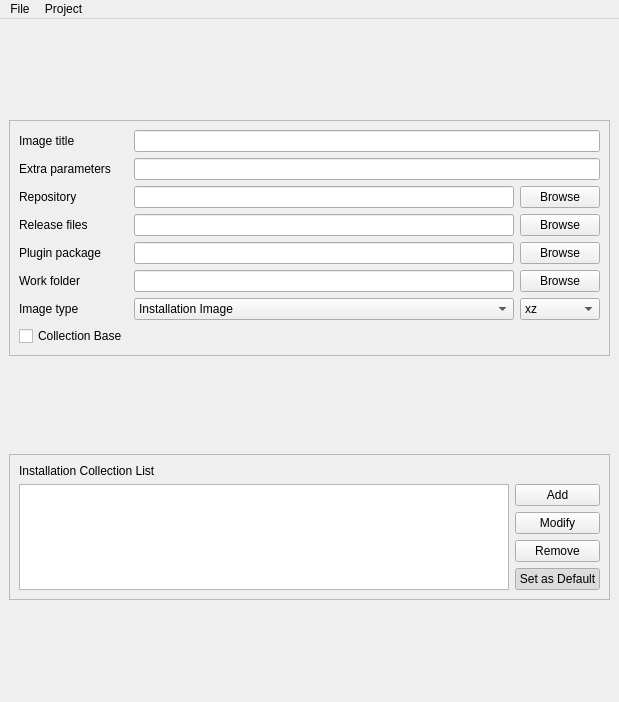
<?xml version="1.0" encoding="UTF-8"?>
<ui version="4.0">
 <class>MainWindow</class>
 <widget class="QMainWindow" name="MainWindow">
  <property name="geometry">
   <rect>
    <x>0</x>
    <y>0</y>
    <width>619</width>
    <height>702</height>
   </rect>
  </property>
  <property name="windowTitle">
   <string>Pardusman</string>
  </property>
  <property name="windowIcon">
   <iconset resource="raw.qrc">
    <normaloff>:/raw/pics/pardusman.png</normaloff>:/raw/pics/pardusman.png</iconset>
  </property>
  <widget class="QWidget" name="centralwidget">
   <layout class="QGridLayout" name="gridLayout_5">
    <item row="0" column="0">
     <widget class="QFrame" name="frame">
      <property name="sizePolicy">
       <sizepolicy hsizetype="Preferred" vsizetype="Fixed">
        <horstretch>0</horstretch>
        <verstretch>0</verstretch>
       </sizepolicy>
      </property>
      <property name="frameShape">
       <enum>QFrame::StyledPanel</enum>
      </property>
      <property name="frameShadow">
       <enum>QFrame::Raised</enum>
      </property>
      <layout class="QGridLayout" name="gridLayout_2">
       <item row="0" column="0">
        <layout class="QGridLayout" name="gridLayout">
         <item row="0" column="0">
          <widget class="QLabel" name="label">
           <property name="text">
            <string>Image title</string>
           </property>
          </widget>
         </item>
         <item row="0" column="2" colspan="2">
          <widget class="QLineEdit" name="lineTitle">
           <property name="toolTip">
            <string>The title of the Pardus image</string>
           </property>
          </widget>
         </item>
         <item row="1" column="0">
          <widget class="QLabel" name="label_5">
           <property name="text">
            <string>Extra parameters</string>
           </property>
          </widget>
         </item>
         <item row="1" column="2" colspan="2">
          <widget class="QLineEdit" name="lineParameters">
           <property name="toolTip">
            <string>Extra parameters to pass to the kernel command line during boot.</string>
           </property>
          </widget>
         </item>
         <item row="2" column="0">
          <widget class="QLabel" name="label_3">
           <property name="text">
            <string>Repository</string>
           </property>
          </widget>
         </item>
         <item row="2" column="2">
          <widget class="QLineEdit" name="lineRepository">
           <property name="toolTip">
            <string>Local or remote URL of the repository index from which the image will be created</string>
           </property>
          </widget>
         </item>
         <item row="2" column="3">
          <widget class="QPushButton" name="pushBrowseRepository">
           <property name="text">
            <string>Browse</string>
           </property>
          </widget>
         </item>
         <item row="3" column="0">
          <widget class="QLabel" name="label_4">
           <property name="text">
            <string>Release files</string>
           </property>
          </widget>
         </item>
         <item row="3" column="2">
          <widget class="QLineEdit" name="lineReleaseFiles">
           <property name="toolTip">
            <string>Path to the local directory which contains metadata about the image like the release notes, etc.</string>
           </property>
          </widget>
         </item>
         <item row="3" column="3">
          <widget class="QPushButton" name="pushBrowseReleaseFiles">
           <property name="text">
            <string>Browse</string>
           </property>
          </widget>
         </item>
         <item row="4" column="0">
          <widget class="QLabel" name="label_6">
           <property name="text">
            <string>Plugin package</string>
           </property>
          </widget>
         </item>
         <item row="4" column="2">
          <widget class="QLineEdit" name="linePluginPackage"/>
         </item>
         <item row="4" column="3">
          <widget class="QPushButton" name="pushBrowsePluginPackage">
           <property name="text">
            <string>Browse</string>
           </property>
          </widget>
         </item>
         <item row="5" column="0">
          <widget class="QLabel" name="label_2">
           <property name="text">
            <string>Work folder</string>
           </property>
          </widget>
         </item>
         <item row="5" column="2">
          <widget class="QLineEdit" name="lineWorkFolder">
           <property name="toolTip">
            <string>Path to the directory where Pardusman will work and create the related files and directories</string>
           </property>
          </widget>
         </item>
         <item row="5" column="3">
          <widget class="QPushButton" name="pushBrowseWorkFolder">
           <property name="text">
            <string>Browse</string>
           </property>
          </widget>
         </item>
         <item row="6" column="0">
          <widget class="QLabel" name="label_7">
           <property name="text">
            <string>Image type</string>
           </property>
          </widget>
         </item>
         <item row="6" column="2">
          <widget class="QComboBox" name="comboType">
           <item>
            <property name="text">
             <string>Installation Image</string>
            </property>
           </item>
           <item>
            <property name="text">
             <string>Live Image</string>
            </property>
           </item>
          </widget>
         </item>
         <item row="6" column="3">
          <widget class="QComboBox" name="comboCompression">
           <item>
            <property name="text">
             <string>xz</string>
            </property>
           </item>
           <item>
            <property name="text">
             <string>gzip</string>
            </property>
           </item>
           <item>
            <property name="text">
             <string>lzma</string>
            </property>
           </item>
           <item>
            <property name="text">
             <string>lzo</string>
            </property>
           </item>
          </widget>
         </item>
         <item row="7" column="0">
          <widget class="QCheckBox" name="checkCollection">
           <property name="text">
            <string>Collection Base</string>
           </property>
          </widget>
         </item>
        </layout>
       </item>
      </layout>
     </widget>
    </item>
    <item row="1" column="0">
     <widget class="QFrame" name="collectionFrame">
      <property name="sizePolicy">
       <sizepolicy hsizetype="Preferred" vsizetype="Fixed">
        <horstretch>0</horstretch>
        <verstretch>0</verstretch>
       </sizepolicy>
      </property>
      <property name="frameShape">
       <enum>QFrame::StyledPanel</enum>
      </property>
      <property name="frameShadow">
       <enum>QFrame::Raised</enum>
      </property>
      <layout class="QGridLayout" name="gridLayout_4">
       <item row="0" column="0">
        <layout class="QGridLayout" name="gridLayout_3">
         <item row="1" column="0" rowspan="4">
          <widget class="QListWidget" name="listPackageCollection"/>
         </item>
         <item row="2" column="1">
          <widget class="QPushButton" name="pushModifyCollection">
           <property name="text">
            <string>Modify</string>
           </property>
          </widget>
         </item>
         <item row="0" column="0">
          <widget class="QLabel" name="label_9">
           <property name="text">
            <string>Installation Collection List</string>
           </property>
          </widget>
         </item>
         <item row="4" column="1">
          <widget class="QPushButton" name="pushSetDefaultCollection">
           <property name="enabled">
            <bool>true</bool>
           </property>
           <property name="text">
            <string>Set as Default</string>
           </property>
           <property name="checkable">
            <bool>true</bool>
           </property>
           <property name="checked">
            <bool>true</bool>
           </property>
          </widget>
         </item>
         <item row="1" column="1">
          <widget class="QPushButton" name="pushAddCollection">
           <property name="text">
            <string>Add</string>
           </property>
          </widget>
         </item>
         <item row="3" column="1">
          <widget class="QPushButton" name="pushRemoveCollection">
           <property name="text">
            <string>Remove</string>
           </property>
          </widget>
         </item>
        </layout>
       </item>
      </layout>
      <zorder></zorder>
     </widget>
    </item>
    <item row="2" column="0">
     <layout class="QVBoxLayout" name="terminalLayout"/>
    </item>
   </layout>
  </widget>
  <widget class="QMenuBar" name="menubar">
   <property name="geometry">
    <rect>
     <x>0</x>
     <y>0</y>
     <width>619</width>
     <height>30</height>
    </rect>
   </property>
   <widget class="QMenu" name="menuFile">
    <property name="title">
     <string>File</string>
    </property>
    <addaction name="actionNew"/>
    <addaction name="actionOpen"/>
    <addaction name="separator"/>
    <addaction name="actionSave"/>
    <addaction name="actionSaveAs"/>
    <addaction name="separator"/>
    <addaction name="actionExit"/>
   </widget>
   <widget class="QMenu" name="menuProject">
    <property name="title">
     <string>Project</string>
    </property>
    <widget class="QMenu" name="menuCommands">
     <property name="title">
      <string>Commands</string>
     </property>
     <addaction name="actionMake_Repo"/>
     <addaction name="actionCheck_Repo"/>
     <addaction name="separator"/>
     <addaction name="actionMake_Live"/>
     <addaction name="actionPack_Live"/>
     <addaction name="separator"/>
     <addaction name="actionMake_Iso"/>
    </widget>
    <addaction name="actionUpdateRepo"/>
    <addaction name="separator"/>
    <addaction name="actionPackages"/>
    <addaction name="actionInstallationImagePackages"/>
    <addaction name="actionLanguages"/>
    <addaction name="separator"/>
    <addaction name="actionMakeImage"/>
    <addaction name="menuCommands"/>
   </widget>
   <addaction name="menuFile"/>
   <addaction name="menuProject"/>
  </widget>
  <action name="actionNew">
   <property name="icon">
    <iconset resource="raw.qrc">
     <normaloff>:/raw/pics/document-new.png</normaloff>:/raw/pics/document-new.png</iconset>
   </property>
   <property name="text">
    <string>New</string>
   </property>
  </action>
  <action name="actionOpen">
   <property name="icon">
    <iconset resource="raw.qrc">
     <normaloff>:/raw/pics/document-open.png</normaloff>:/raw/pics/document-open.png</iconset>
   </property>
   <property name="text">
    <string>Open...</string>
   </property>
  </action>
  <action name="actionSave">
   <property name="icon">
    <iconset resource="raw.qrc">
     <normaloff>:/raw/pics/document-save.png</normaloff>:/raw/pics/document-save.png</iconset>
   </property>
   <property name="text">
    <string>Save</string>
   </property>
  </action>
  <action name="actionSaveAs">
   <property name="icon">
    <iconset resource="raw.qrc">
     <normaloff>:/raw/pics/document-save-as.png</normaloff>:/raw/pics/document-save-as.png</iconset>
   </property>
   <property name="text">
    <string>Save As...</string>
   </property>
  </action>
  <action name="actionExit">
   <property name="icon">
    <iconset resource="raw.qrc">
     <normaloff>:/raw/pics/application-exit.png</normaloff>:/raw/pics/application-exit.png</iconset>
   </property>
   <property name="text">
    <string>Exit</string>
   </property>
  </action>
  <action name="actionUpdateRepo">
   <property name="icon">
    <iconset resource="raw.qrc">
     <normaloff>:/raw/pics/view-refresh.png</normaloff>:/raw/pics/view-refresh.png</iconset>
   </property>
   <property name="text">
    <string>Update Repo</string>
   </property>
   <property name="shortcut">
    <string>F5</string>
   </property>
  </action>
  <action name="actionPackages">
   <property name="icon">
    <iconset resource="raw.qrc">
     <normaloff>:/raw/pics/applications-other.png</normaloff>:/raw/pics/applications-other.png</iconset>
   </property>
   <property name="text">
    <string>Packages...</string>
   </property>
  </action>
  <action name="actionInstallationImagePackages">
   <property name="icon">
    <iconset resource="raw.qrc">
     <normaloff>:/raw/pics/applications-other.png</normaloff>:/raw/pics/applications-other.png</iconset>
   </property>
   <property name="text">
    <string>Installation Image Packages...</string>
   </property>
  </action>
  <action name="actionLanguages">
   <property name="icon">
    <iconset resource="raw.qrc">
     <normaloff>:/raw/pics/applications-education-language.png</normaloff>:/raw/pics/applications-education-language.png</iconset>
   </property>
   <property name="text">
    <string>Languages...</string>
   </property>
  </action>
  <action name="actionMakeImage">
   <property name="icon">
    <iconset resource="raw.qrc">
     <normaloff>:/raw/pics/media-optical.png</normaloff>:/raw/pics/media-optical.png</iconset>
   </property>
   <property name="text">
    <string>Make Image</string>
   </property>
  </action>
  <action name="actionMake_Repo">
   <property name="text">
    <string>Make Repo</string>
   </property>
  </action>
  <action name="actionCheck_Repo">
   <property name="text">
    <string>Check Repo</string>
   </property>
  </action>
  <action name="actionMake_Live">
   <property name="text">
    <string>Make Live</string>
   </property>
  </action>
  <action name="actionPack_Live">
   <property name="text">
    <string>Pack Live</string>
   </property>
  </action>
  <action name="actionMake_Iso">
   <property name="text">
    <string>Make Iso</string>
   </property>
  </action>
 </widget>
 <tabstops>
  <tabstop>lineTitle</tabstop>
  <tabstop>lineParameters</tabstop>
  <tabstop>lineRepository</tabstop>
  <tabstop>lineReleaseFiles</tabstop>
  <tabstop>linePluginPackage</tabstop>
  <tabstop>lineWorkFolder</tabstop>
  <tabstop>comboType</tabstop>
  <tabstop>pushBrowseRepository</tabstop>
  <tabstop>pushBrowseReleaseFiles</tabstop>
  <tabstop>pushBrowsePluginPackage</tabstop>
  <tabstop>pushBrowseWorkFolder</tabstop>
  <tabstop>comboCompression</tabstop>
  <tabstop>listPackageCollection</tabstop>
  <tabstop>pushAddCollection</tabstop>
  <tabstop>pushModifyCollection</tabstop>
  <tabstop>pushRemoveCollection</tabstop>
  <tabstop>pushSetDefaultCollection</tabstop>
 </tabstops>
 <resources>
  <include location="raw.qrc"/>
 </resources>
 <connections/>
</ui>
